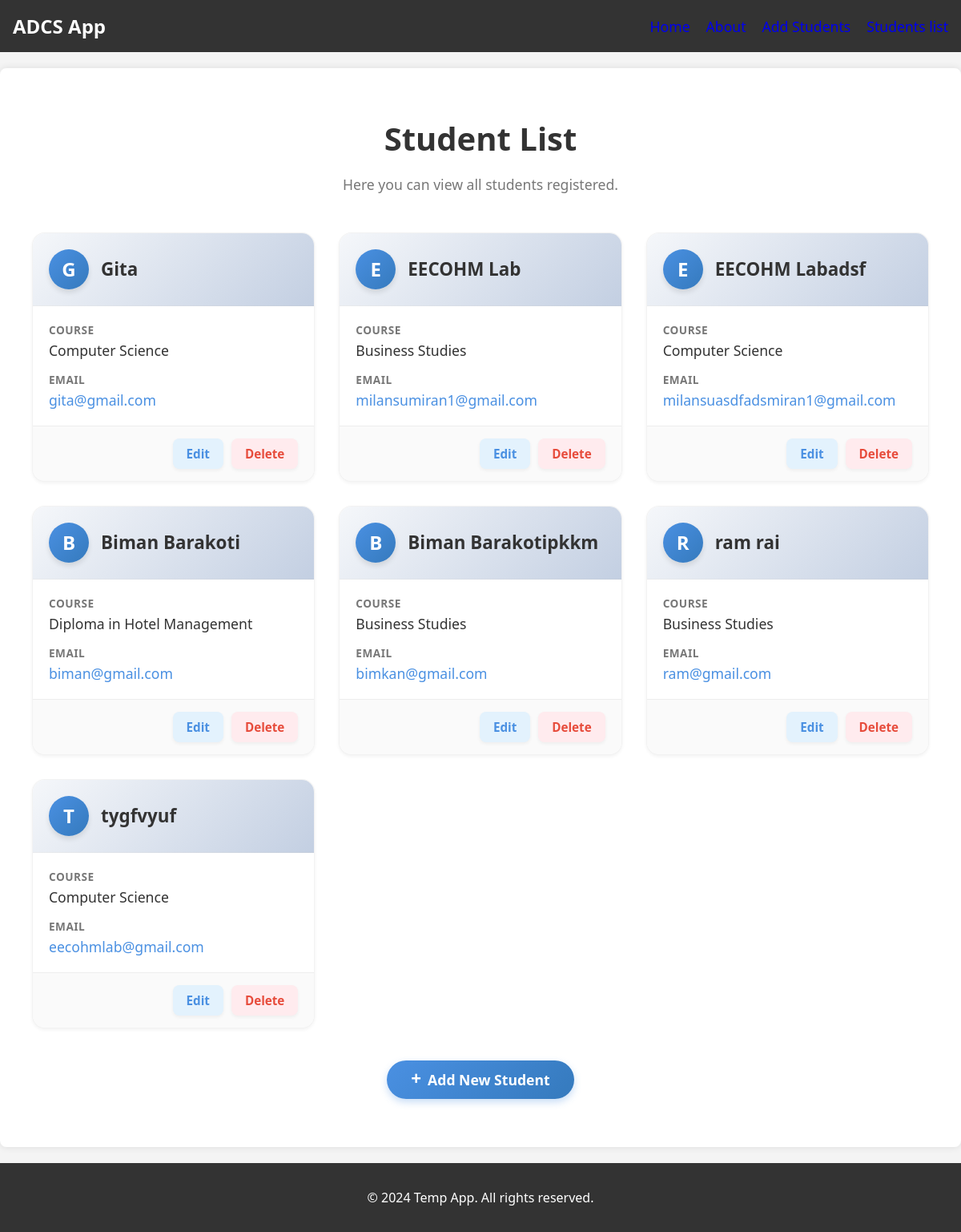
The app's page /student/, older data.
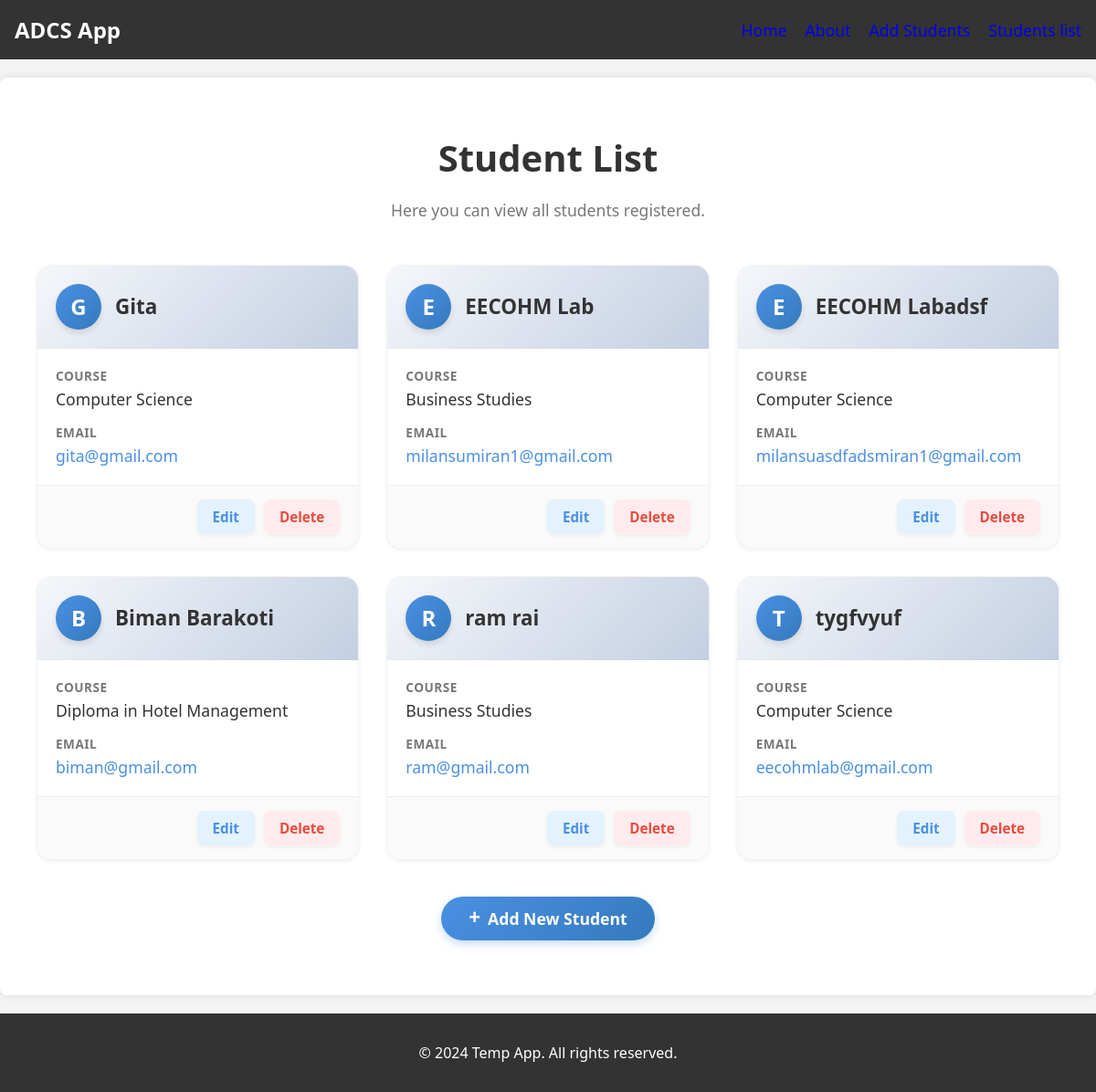
The same page, newer data.
### temp/models.py (models this page shows, shortened)
class Student(models.Model):
    COURSE_CHOICES = [
        ('cs', 'Computer Science'),
        ('bs', 'Business Studies'),
        ('hm', 'Hotel Management'),
        ('dhm', 'Diploma in Hotel Management')
    ]
    name = models.CharField(max_length=100)
    email = models.EmailField(unique=True)
    course = models.CharField(max_length=50, choices=COURSE_CHOICES)
    created_at = models.DateTimeField(auto_now_add=True)

### temp/views.py (the view)
# urls.py: path('student/', views.student_list, name='student_list'),
def student_list(request):
    student_data = Student.objects.all()
    return render(request, 'temp/student_list.html', {'students': student_data})

### temp/templates/temp/student_list.html (shortened to what this page needs)
{% extends 'temp/index.html' %}
{% load static %}
{% block content %}
<div class="student-list-container">
    <h1>Student List</h1>
    <p>Here you can view all students registered.</p>
    <div class="student-grid">
        {% for student in students %}
        <div class="student-card">
            <div class="card-header">
                <div class="avatar">{{ student.name|first|upper }}</div>
                <h3 class="student-name">{{ student.name }}</h3>
            </div>
            <div class="card-body">
                <div class="info-row">
                    <span class="label">Course</span>
                    <span class="value">{{ student.get_course_display }}</span>
                </div>
                <div class="info-row">
                    <span class="label">Email</span>
                    <a href="mailto:{{ student.email }}" class="value email-link">{{ student.email }}</a>
                </div>
            </div>
            <div class="card-footer">
                <a href="{% url 'student_update' student.pk %}" class="btn btn-edit">Edit</a>
                <a href="{% url 'student_delete' student.pk %}" class="btn btn-delete"> Delete</a>
            </div>
        </div>
        {% empty %}
        <div class="empty-state">
            <p>No students found.</p>
        </div>
        {% endfor %}
    </div>
    <div class="actions-bar">
        <a href="{% url 'student_entry' %}" class="btn btn-primary btn-lg">
            <span class="icon">+</span> Add New Student
        </a>
    </div>
</div>
{% endblock %}

### temp/templates/temp/index.html (shortened to what this page needs)
{% load static %}
<!DOCTYPE html>
<html lang="en">
<head>
    <link rel="stylesheet" href="{% static 'temp/css/style.css' %}">
    <link rel="stylesheet" href="{% static 'temp/css/navbar.css' %}">
</head>
<body>
    {% include 'temp/navbar.html' %}
    <div class="container">
        {% block content %}
        {% endblock %}
    </div>
    <footer>
        <p>&copy; 2024 Temp App. All rights reserved.</p>
    </footer>
</body>
</html>

### temp/templates/temp/navbar.html
<nav class="navbar">
        <div class="logo">ADCS App</div>
        <ul class="nav-links">
            <li> <a href="{% url 'home' %}">Home</a> </li>
            <li> <a href="{% url 'about' %}">About</a></li>
            <li> <a href="{% url 'student_entry' %}"> Add Students</a></li>
            <li> <a href="{% url 'student_list' %}">Students list</a></li>
        </ul>
</nav>

### temp/static/temp/css/style.css (style rules this page uses)
body { font-family: 'Segoe UI', Tahoma, Geneva, Verdana, sans-serif ; margin: 0; padding: 0; box-sizing: border-box; background-color: #f4f4f4; color: #333; }
.container { max-width: 1200px; margin: 20px auto; padding: 20px; background-color: white; border-radius: 8px; box-shadow: 0 0 10px rgb(0, 0, 0, 0.1); min-height: 400px; }
footer { text-align: center; padding: 1rem; background-color: #333; color: white; margin-top: 20px; }

### temp/static/temp/css/navbar.css (style rules this page uses)
.navbar { background-color: #333; overflow: hidden; padding: 1rem; display: flex; justify-content: space-between; align-items: center; }
.navbar .logo { color: white; font-size: 1.5rem; font-weight: bold; }
.navbar ul { list-style-type: none; margin: 0; padding: 0; display: flex; }
.navbar li { margin-left: 20px; }
.navbar a { color: whitqe; text-decoration: none; font-size: 1.1rem; transition: color 0.3s; }

### temp/templates/temp/student_list.html (style rules this page uses)
:root { --primary-color: #4a90e2; --primary-dark: #357abd; --danger-color: #e74c3c; --danger-dark: #c0392b; --text-main: #333; --text-secondary: #777; --bg-card: #ffffff; --bg-page: #f8f9fa; --shadow-sm: 0 2px 4px rgba(0, 0, 0, 0.05); --shadow-md: 0 4px 8px rgba(0, 0, 0, 0.1); --shadow-lg: 0 8px 16px rgba(0, 0, 0, 0.15); }
.student-list-container { max-width: 1200px; margin: 40px auto; padding: 0 20px; }
.student-list-container h1 { font-size: 2.5rem; font-weight: 700; margin-bottom: 0.5rem; color: var(--text-main); text-align: center; }
.student-list-container p { text-align: center; color: var(--text-secondary); margin-bottom: 3rem; font-size: 1.1rem; }
.student-grid { display: grid; grid-template-columns: repeat(auto-fill, minmax(300px, 1fr)); gap: 30px; margin-bottom: 40px; }
.student-card { background: var(--bg-card); border-radius: 16px; box-shadow: var(--shadow-sm); transition: all 0.3s ease; overflow: hidden; display: flex; flex-direction: column; border: 1px solid rgba(0, 0, 0, 0.05); }
.card-header { background: linear-gradient(135deg, #f5f7fa 0%, #c3cfe2 100%); padding: 20px; display: flex; align-items: center; gap: 15px; border-bottom: 1px solid rgba(0, 0, 0, 0.05); }
.avatar { width: 50px; height: 50px; border-radius: 50%; background: linear-gradient(135deg, var(--primary-color), var(--primary-dark)); color: white; font-size: 1.5rem; font-weight: bold; display: flex; align-items: center; justify-content: center; box-shadow: 0 4px 6px rgba(0, 0, 0, 0.1); }
.student-name { margin: 0; font-size: 1.4rem; font-weight: 600; color: var(--text-main); }
.card-body { padding: 20px; flex-grow: 1; }
.info-row { margin-bottom: 15px; display: flex; flex-direction: column; }
.info-row:last-child { margin-bottom: 0; }
.label { font-size: 0.85rem; text-transform: uppercase; letter-spacing: 0.5px; color: var(--text-secondary); margin-bottom: 4px; font-weight: 600; }
.value { font-size: 1.1rem; color: var(--text-main); font-weight: 500; }
.email-link { color: var(--primary-color); text-decoration: none; transition: color 0.2s; }
.card-footer { padding: 15px 20px; background: #fafafa; border-top: 1px solid rgba(0, 0, 0, 0.05); display: flex; justify-content: flex-end; gap: 10px; }
.btn { display: inline-flex; align-items: center; justify-content: center; padding: 8px 16px; border-radius: 8px; font-weight: 600; text-decoration: none !important; transition: all 0.2s ease; font-size: 0.95rem; cursor: pointer; border: none; box-shadow: 0 2px 4px rgba(0, 0, 0, 0.05); }
.btn-edit { background-color: #e3f2fd; color: var(--primary-color); border: 1px solid transparent; }
.btn-delete { background-color: #ffebee; color: var(--danger-color); border: 1px solid transparent; }
.actions-bar { display: flex; justify-content: center; margin-top: 20px; }
.btn-primary.btn-lg { background: linear-gradient(135deg, var(--primary-color), var(--primary-dark)); color: white; padding: 12px 30px; font-size: 1.1rem; border-radius: 50px; box-shadow: 0 4px 10px rgba(74, 144, 226, 0.3); border: none; }
.btn-primary .icon { margin-right: 8px; font-size: 1.4rem; font-weight: bold; line-height: 1; }

Row changes from the older to the newer data that the page shows:
removed Student: name|first "B", name "Biman Barakotipkkm", course "Business Studies", email "bimkan@gmail.com"
